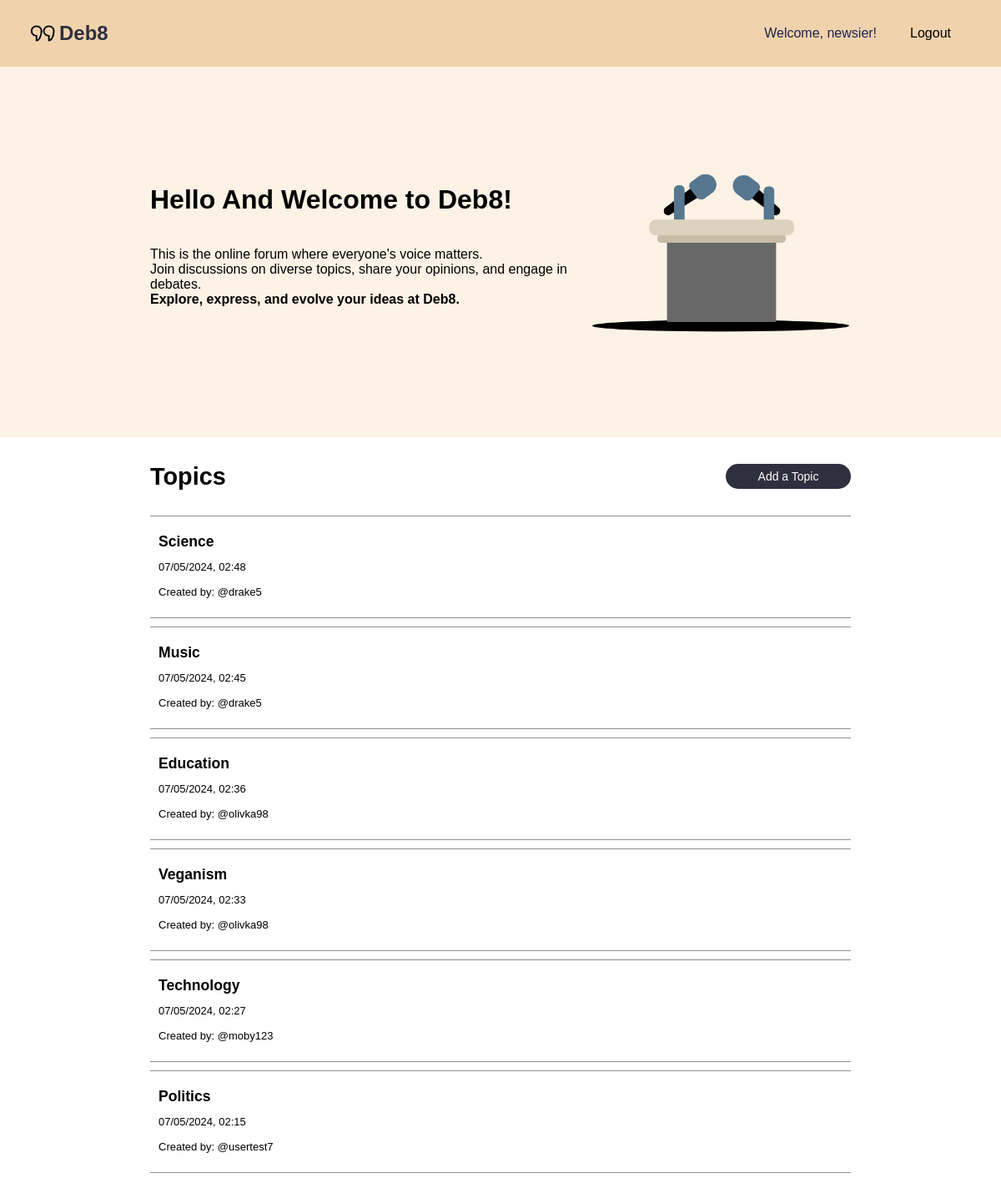
Screenshot of / (signed in) with the database file from the repository.
### tables this page shows
CREATE TABLE topic (
    topicID INTEGER PRIMARY KEY AUTOINCREMENT,
    topicName TEXT NOT NULL,
    postingUser INTEGER,
    creationTime INTEGER NOT NULL DEFAULT (strftime('%m/%d/%Y %H:%M:%S', 'now')),
    updateTime INTEGER NOT NULL DEFAULT (strftime('%m/%d/%Y %H:%M:%S', 'now')),
    FOREIGN KEY (postingUser) REFERENCES user(userID) ON DELETE SET NULL ON UPDATE CASCADE
);

### app.py (the view)
@app.route('/')
def home():
    context = {
        'logged_in': session.get('logged_in', False),
        'username': session.get('username', None)
    }
    conn = sqlite3.connect('debate.sqlite')
    conn.row_factory = sqlite3.Row
    cursor = conn.execute('SELECT * FROM topic ORDER BY creationTime DESC')
    topics = [dict(row) for row in cursor.fetchall()]
    conn.close()
    context['topics'] = topics
    print("Topics retrieved from database:", topics)
    return render_template('home.html', context=context)

### templates/home.html (shortened to what this page needs)
{% extends "base.html" %}
{% block head %}
<link rel="stylesheet" type="text/css" href="{{url_for('static', filename='home.css')}}">
{% endblock %}
{% block content %}
<div class="main-container">
    <div class="hello">
        <div class="hello-text">
            <h1>Hello And Welcome to Deb8!</h1>
            <p>This is the online forum where everyone's voice matters. <br>
            Join discussions on diverse topics, share your opinions, and engage in debates.<br>
            <strong>Explore, express, and evolve your ideas at Deb8.</strong></p>
        </div>
        <div class="hello-img">
            <img src="{{ url_for('static', filename='images/debate.png') }}" alt="debate banner">
        </div>
    </div>
    <div class="main-header">
        <h3>Topics</h3>
        <p id="add" style="cursor: pointer;">Add a Topic</p>
    </div>
    <div class="topics">
        {% for topic in context.topics %}
            <div class="topic-container">
                <div class="first-cont">
                    <a id="header" href="{{ url_for('topic', topicId=topic.topicID) }}">{{ topic.topicName }}</a>
                    <p class="info" id="time">{{topic.creationTime}}</p>
                </div>
                <div class="topic-info">
                    <p class="info">Created by: @{{topic.postingUser}}</p>
                </div>
            </div>
        {% endfor %}
    </div>
</div>
{% endblock %}

### static/base.css (style rules this page uses)
* { font-family: Arial; }
body { padding: 0; margin: 0; background-color: white; }
a { text-decoration: none; cursor: pointer; color: black; }
.main-header h3 { color: #21214d; font-size: 1.8rem; }
h3 { color: #21214d; font-size: 1.8rem; }

### static/home.css (style rules this page uses)
.main-container { width: 100vw; height: 100vh; display: flex; flex-direction: column; align-items: center; }
.topics { display: flex; flex-direction: column; width: 70%; min-height: 800px; height: auto; }
#add { display: flex; justify-content: center; align-items: center; height: 30px; width: 150px; margin: 4vh 0; color: white; background-color: #2f2f3f; border-radius: 15px; font-size: 14px; }
.topic-container { margin-bottom: 10px; padding: 10px; background-color: white; border-top: 1px solid #918e8e; border-bottom: 1px solid #918e8e; display: flex; flex-direction: column; align-items: flex-start; }
#header { padding: 10px 0; font-size: 1.1rem; }
.topic-info { display: flex; }
.info { font-size: 13px; margin-top: 2px; }
.topic-container a { font-weight: 600; }
.first-cont { display: flex; flex-direction: column; align-items: flex-start; }
.main-container h3 { color: black; }
.hello { display: flex; justify-content: space-between; width: 100vw; height: 100%; padding-top: 15vh; padding-bottom: 15vh; background-color: #FCF2E5; }
.hello-text { display: flex; flex-direction: column; margin-left: 15vw; height: 100%; }
.hello-img { margin-right: 15vw; }
.hello-img img { height: 200px; }
.main-header { display: flex; justify-content: space-between; align-items: center; width: 70%; font-size: 1.2rem; }

### rows the page displays
topic: topicName "Science", creationTime "07/05/2024, 02:48", postingUser "drake5"
topic: topicName "Music", creationTime "07/05/2024, 02:45", postingUser "drake5"
topic: topicName "Education", creationTime "07/05/2024, 02:36", postingUser "olivka98"
topic: topicName "Veganism", creationTime "07/05/2024, 02:33", postingUser "olivka98"
topic: topicName "Technology", creationTime "07/05/2024, 02:27", postingUser "moby123"
topic: topicName "Politics", creationTime "07/05/2024, 02:15", postingUser "usertest7"

### other values shown
{{ context.username }} "newsier"
